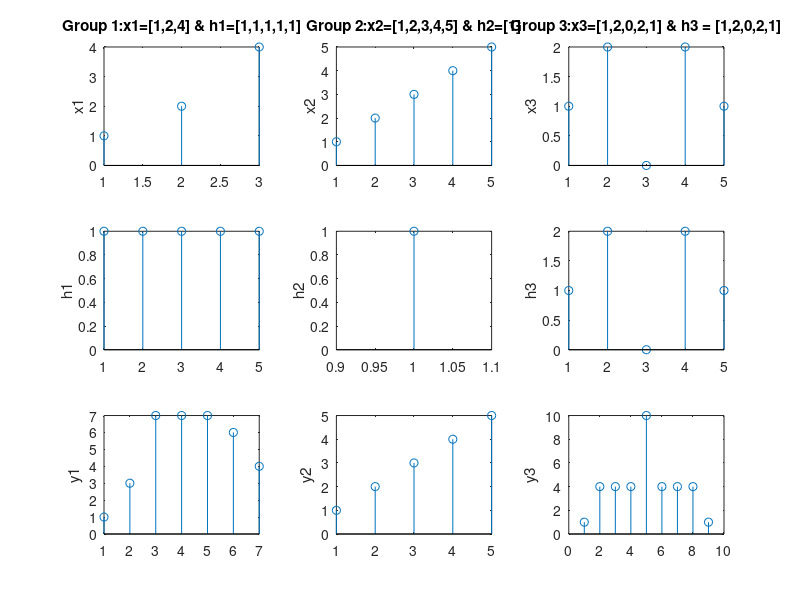

MATLAB code for this plot:
clear all;
x1 = [1,2,4];
h1 = [1,1,1,1,1];
y1 = conv(x1,h1);
subplot(3,3,1);
stem(x1)
title('Group 1:x1=[1,2,4] & h1=[1,1,1,1,1]');
ylabel('x1');
subplot(3,3,4);
stem(h1)
ylabel('h1');
subplot(3,3,7);
stem(y1)
ylabel('y1');


x2 = [1,2,3,4,5];
h2 = [1];
y2 = conv(x2,h2);
subplot(3,3,2);
stem(x2)
title('Group 2:x2=[1,2,3,4,5] & h2=[1]');
ylabel('x2');
subplot(3,3,5);
stem(h2)
ylabel('h2');
subplot(3,3,8);
stem(y2)
ylabel('y2');


x3 = [1,2,0,2,1];
h3 = [1,2,0,2,1];
y3 = conv(x3,h3);
subplot(3,3,3);
stem(x3)
title('Group 3:x3=[1,2,0,2,1] & h3 = [1,2,0,2,1]');
ylabel('x3');
subplot(3,3,6);
stem(h3)
ylabel('h3');
subplot(3,3,9);
stem(y3)
ylabel('y3');